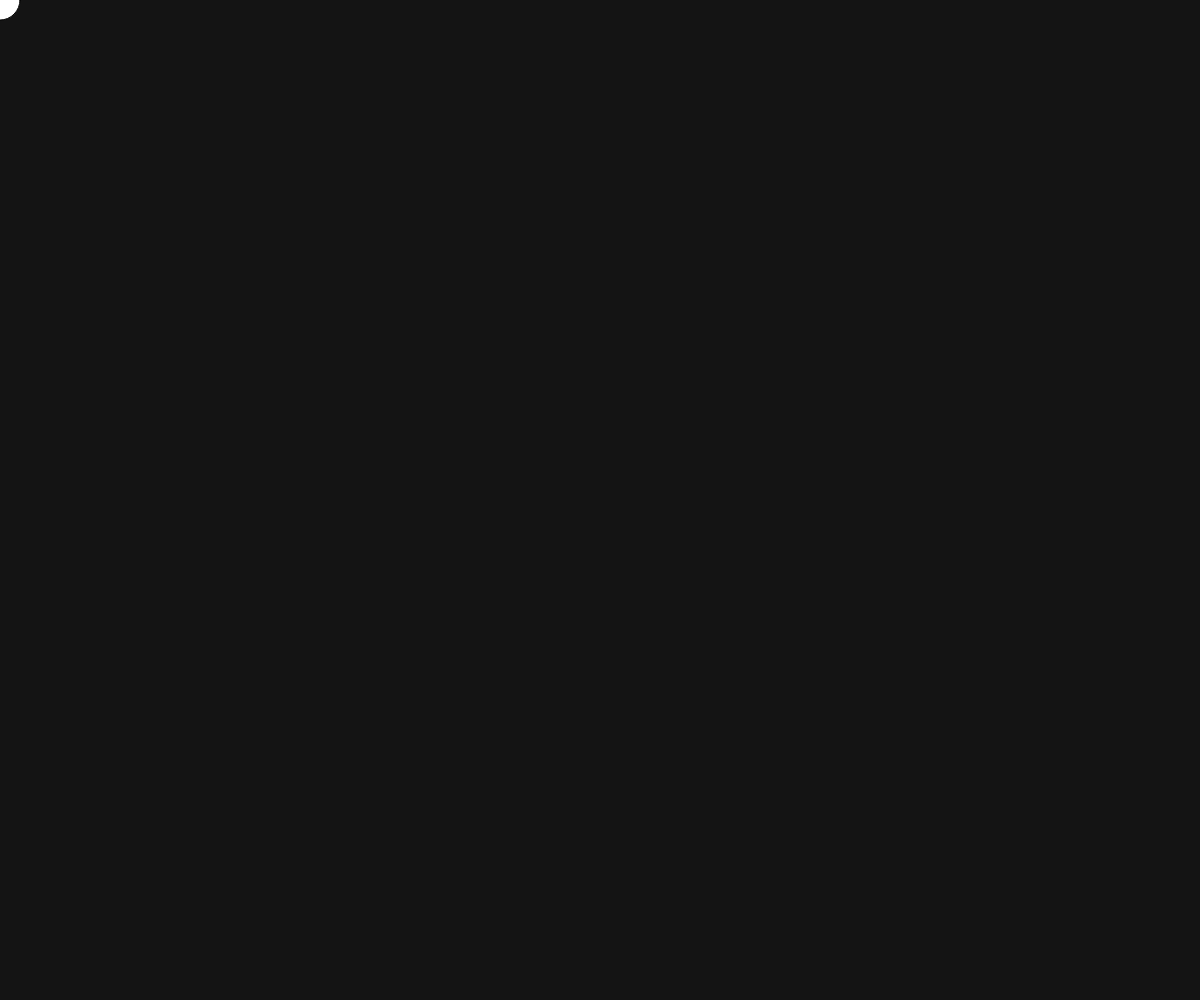
Frame 1 (no input)
Frame 60 (no input): identical to frame 1, image omitted
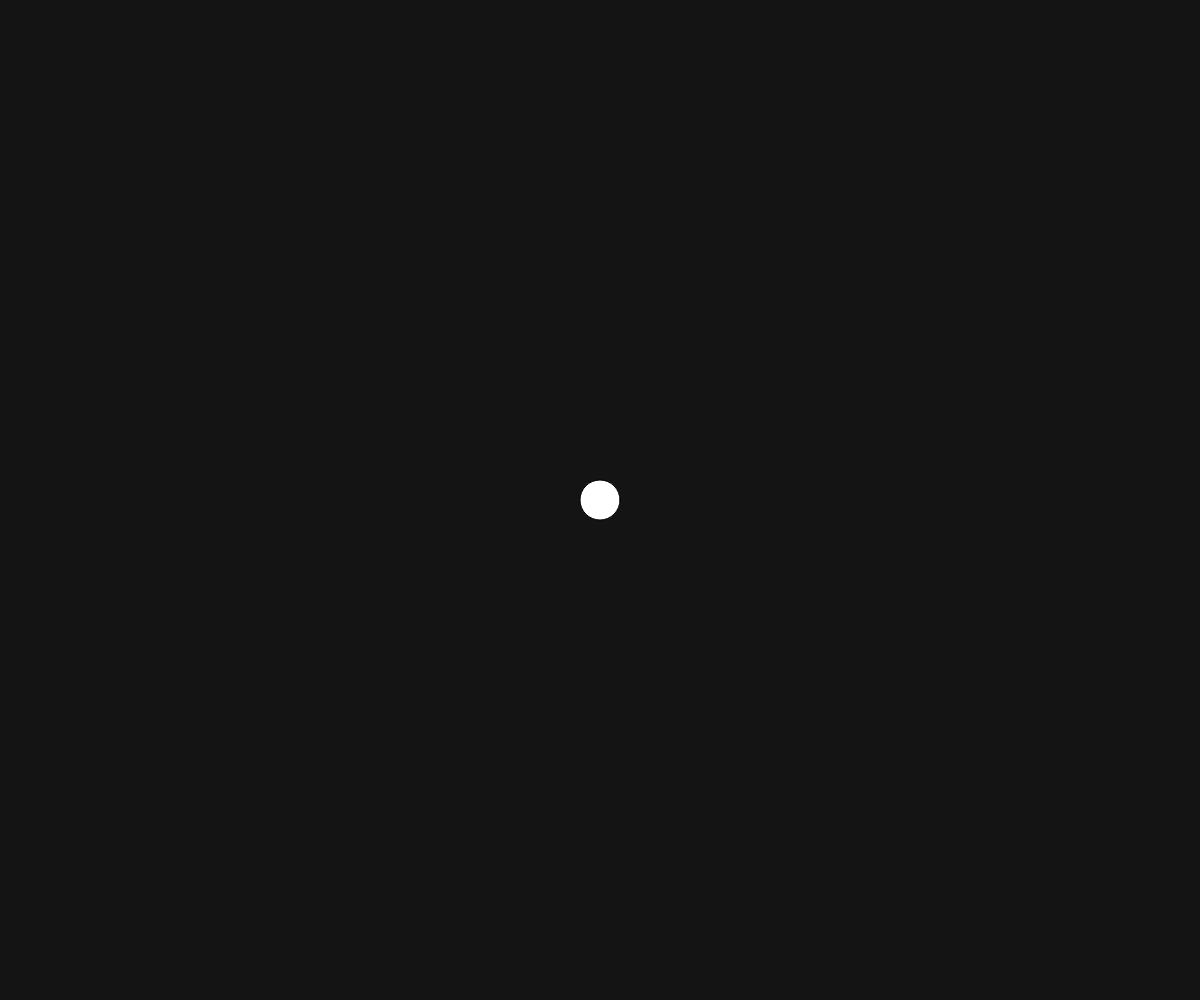
Frame 120 (the mouse pressed at the canvas centre since frame 60)

The p5.js sketch that drew these frames (run headless with seeded random() and noise() and a simulated clock; from frame 60 on, the mouse is pressed at the canvas centre):

// p5.js sketch
// ── sketch.js
function setup() {
  createCanvas(windowWidth, windowHeight);
}

function draw() {
  background(20);

  fill(255);
  circle(mouseX, mouseY, 40);
}

function windowResized() {
  resizeCanvas(windowWidth, windowHeight);
}
